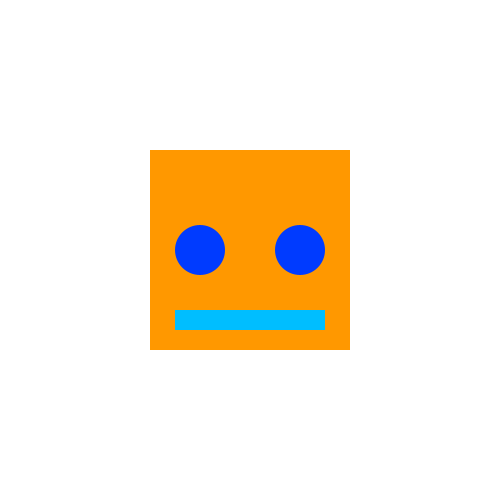
Frame 1 (no input)
Frame 60 (the mouse pressed at the canvas centre just before this capture): identical to frame 1, image omitted
Frame 120 (the mouse held since frame 60 and released just before this capture): identical to frame 1, image omitted

The Processing sketch that drew this single still picture (run headless with seeded random() and noise(); from frame 60 on, the mouse is pressed at the canvas centre):

// Processing sketch: sketch_191120a
// ── sketch_191120a.pde
void setup(){
  size(500,500);
  background(255);
  //関数の実行
  makeRobot(250,250);
}

void draw(){
  //background(255);
  //関数の実行
  //makeRobot(mouseX,mouseY);
  int result = calc(10,20);
  println(result);
}

//足し算機
int calc(int numA, int numB){
  int add = numA + numB;
  //値の返す、値を戻す
  return add;
}

//自作の関数 レシピ
void makeRobot(int posX, int posY){
  noStroke();
  fill(randomColor(10,50));
  rectMode(CENTER);
  rect(posX,posY,200,200);
  fill(randomColor(200,300));
  ellipse(posX-50,posY,50,50);
  ellipse(posX+50,posY,50,50);
  fill(randomColor(100,200));
  rect(posX,posY+70,150,20);
}

//ランダムな色を返す関数
color randomColor(int hueA, int hueB){
  //カラーモードを変更 色相・彩度・明度
  colorMode(HSB,360,100,100);
  color resultColor = color(random(hueA,hueB),100,100);
  return resultColor;
}
